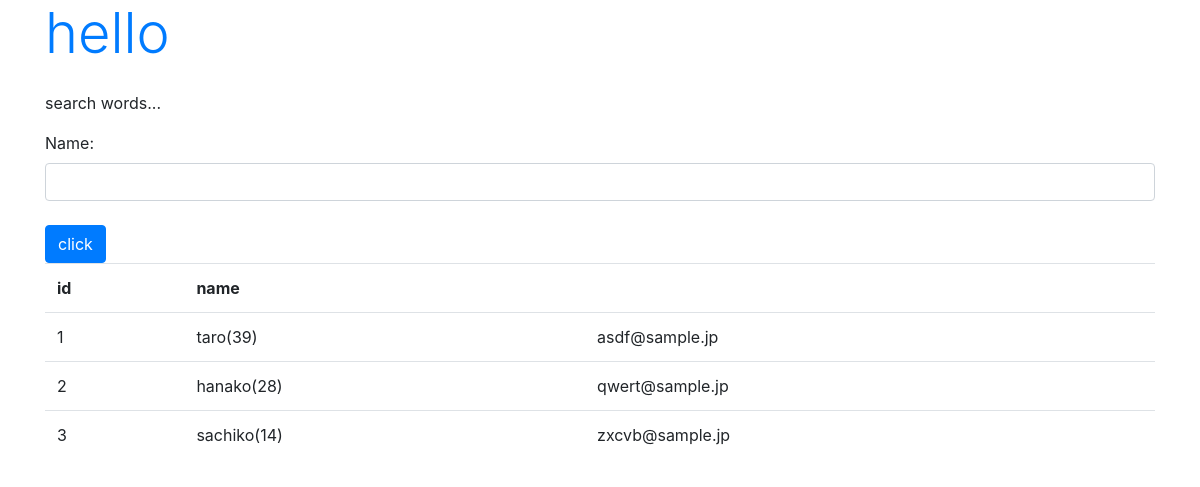
The app's page /hello/find, older data.
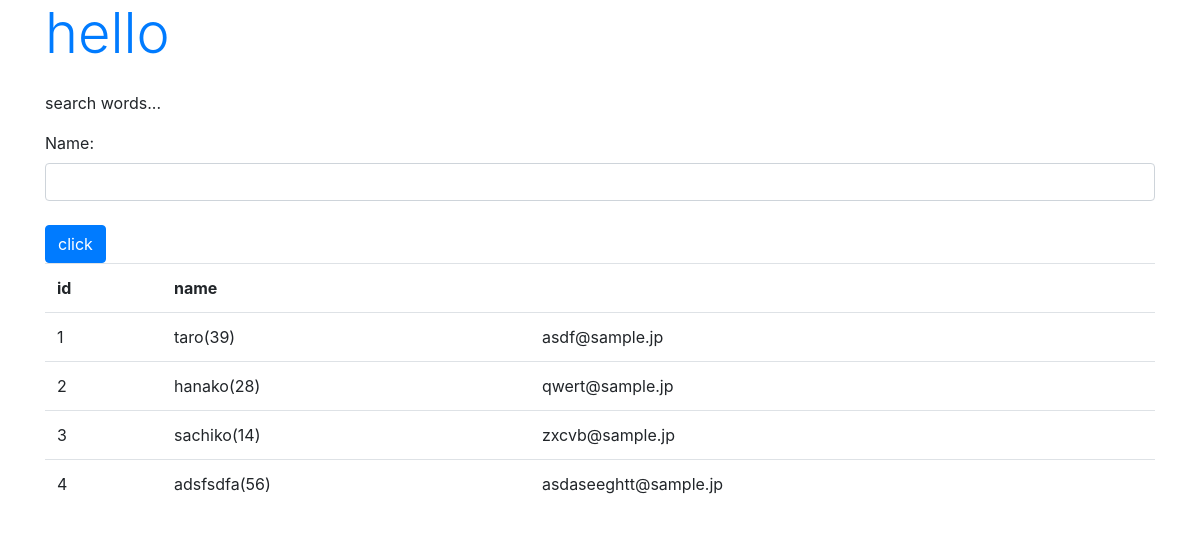
The same page, newer data.
### hello/models.py (models this page shows, shortened)
class Friend(models.Model):
    name = models.CharField(max_length = 100)
    mail = models.EmailField(max_length = 200)
    gender = models.BooleanField()
    age = models.IntegerField(default = 0)
    birthday = models.DateField()

### hello/views.py (the view)
# urls.py: path('find', views.find, name='find')
def find(request):
    if (request.method == 'POST'):
        form = FindForm(request.POST)
        find = request.POST['name']
        data = Friend.objects.filter(name__contains=find)
        msg = 'Result:' + str(data.count())
    else:
        msg = 'search words...'
        form = FindForm()
        data = Friend.objects.all()
    params = {
        'title': 'Hello',
        'message': msg,
        'form': form,
        'data': data
    }
    return render(request, 'hello/find.html', params)

### hello/form.py
class FindForm(forms.Form):
    name = forms.CharField(label='Name', required=False, widget=forms.TextInput(attrs={'class':'form-control'}))

### hello/templates/hello/find.html (shortened to what this page needs)
{% load static %}
<!DOCTYPE html>
<html lang="ja">
<head>
    <link rel="stylesheet" href="https://stackpath.bootstrapcdn.com/bootstrap/4.5.0/css/bootstrap.min.css">
</head>
<body class="container">
    <h1 class="display-4 text-primary mb-4"><a href="{% url 'index' %}">hello</a></h1>
    <p>{{message|safe}}</p>
    <form action="{% url 'find' %}" method="post">
        {{form.as_p}}
        <tr><th></th><td>
            <input type="submit" value="click" class="btn btn-primary mt-2">
        </td></tr>
    </form>
    <table class="table">
        <tr>
            <th>id</th>
            <th>name</th>
            <th></th>
        </tr>
        {% for item in data %}
        <tr>
            <td>{{item.id}}</td>
            <td>{{item.name}}({{item.age}})</td>
            <td>{{item.mail}}</td>
        </tr>
        {% endfor %}
    </table>
</body>
</html>

Row changes from the older to the newer data that the page shows:
added Friend: id "4", name "adsfsdfa", age "56", mail "asdaseeghtt@sample.jp"
